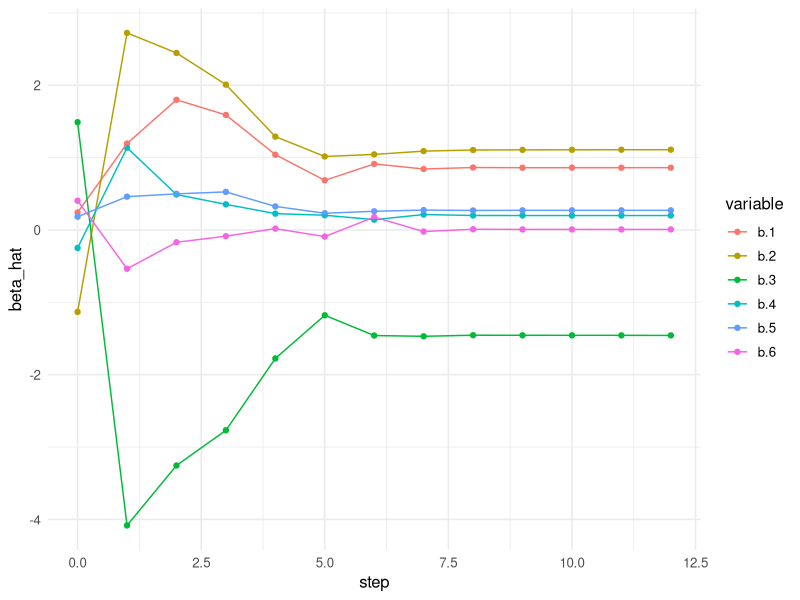

Reproduce this figure in R.
## ---- chunk 1
knitr::opts_chunk$set(echo = TRUE)
library(tidyverse)
theme_set(theme_minimal(base_size = 12))
## ---- chunk 2
# Setting parameters
set.seed(1)
# Try changing some parameters
n <- 200
p <- 5
sparsity <- 2
nonzero_beta <- c(1, -1)
# or, e.g. rep(1, sparsity), runif(sparsity, min = -1, max = 1)
true_beta <- c(.5, nonzero_beta, rep(0, p - sparsity))
# Note: we set the intercept to 0
## ---- chunk 3
# Generating simulated data
X <- cbind(rep(1, n), matrix(rnorm(n*p), nrow = n))
mu <- X %*% true_beta
px <- exp(mu)/(1+exp(mu))
Y <- rbinom(n, 1, prob = px)
train_ld <- data.frame(y = as.factor(Y), x = X)
fit_glm <- glm(Y ~ X-1, family = "binomial")
## ---- chunk 4
# See e.g. lecture slides 
logL <- function(X, Y, beta) {
  Xbeta <- X %*% beta
  expXbeta <- exp(-Xbeta)
  exp_ratio <- 1/(1+expXbeta)
  sum(Y * log(exp_ratio) + (1-Y) * log(1-exp_ratio))
}
## ---- chunk 5
# Note: the step size h here is chosen to be
# on the order of magnitude of the cube-root
# of .Machine$double.eps, which helps avoid
# some numerical approximation errors
numeric_grad <- function(X, Y, beta, h = 1e-06) {
  numerator <- sapply(1:length(beta), function(j) {
    H <- rep(0, length(beta))
    H[j] <- h # step in coordinate j
    logL(X, Y, beta + H) - logL(X, Y, beta - H)
  })
  numerator / (2*h)
}
## ---- chunk 6
# Initialize and take first step
beta_prev2 <- rnorm(ncol(X)) 
grad_prev2 <- numeric_grad(X, Y, beta_prev2)
beta_prev1 <- beta_prev2 + 0.1 * grad_prev2 / sqrt(sum(grad_prev2^2))
grad_prev1 <- numeric_grad(X, Y, beta_prev1)
previous_loss <- logL(X, Y, beta_prev2)
next_loss <- logL(X, Y, beta_prev1)
beta_mat <- rbind(beta_prev2,
                  beta_prev1,
                  matrix(0, nrow = 50, ncol = ncol(X)))
rownames(beta_mat) <- NULL
beta_path <- data.frame(step = 0:51, b = beta_mat)
steps <- 1
## ---- chunk 7
# Repeat until convergence
tol <- 1e-5 # (error) tolerance
while (abs(previous_loss - next_loss) > tol) {
  grad_diff <- grad_prev1 - grad_prev2
  step_BB <- sum((beta_prev1 - beta_prev2) * grad_diff) / sum(grad_diff^2)
  
  beta_prev2 <- beta_prev1
  beta_prev1 <- beta_prev1 - step_BB * grad_prev1
  
  grad_prev2 <- grad_prev1
  grad_prev1 <- numeric_grad(X, Y, beta_prev1)  
  
  previous_loss <- next_loss
  next_loss <- logL(X, Y, beta_prev1)
  
  if (round(steps/5) == steps/5) print(previous_loss)
  steps <- steps + 1
  beta_path[steps, 2:ncol(beta_path)] <- beta_prev1
}
## ---- chunk 8
steps
## ---- chunk 9
rbind(
  fit_glm |> coef(),
  beta_prev1,
  true_beta
)
## ---- chunk 10
beta_path <- beta_path[1:steps, ]
beta_path |>
  pivot_longer(cols = starts_with("b"),
               names_to = "variable",
               values_to = "beta_hat") |>
  ggplot(aes(x = step, y = beta_hat, color = variable)) +
  geom_point() + geom_line() #+ scale_color_viridis_d()
